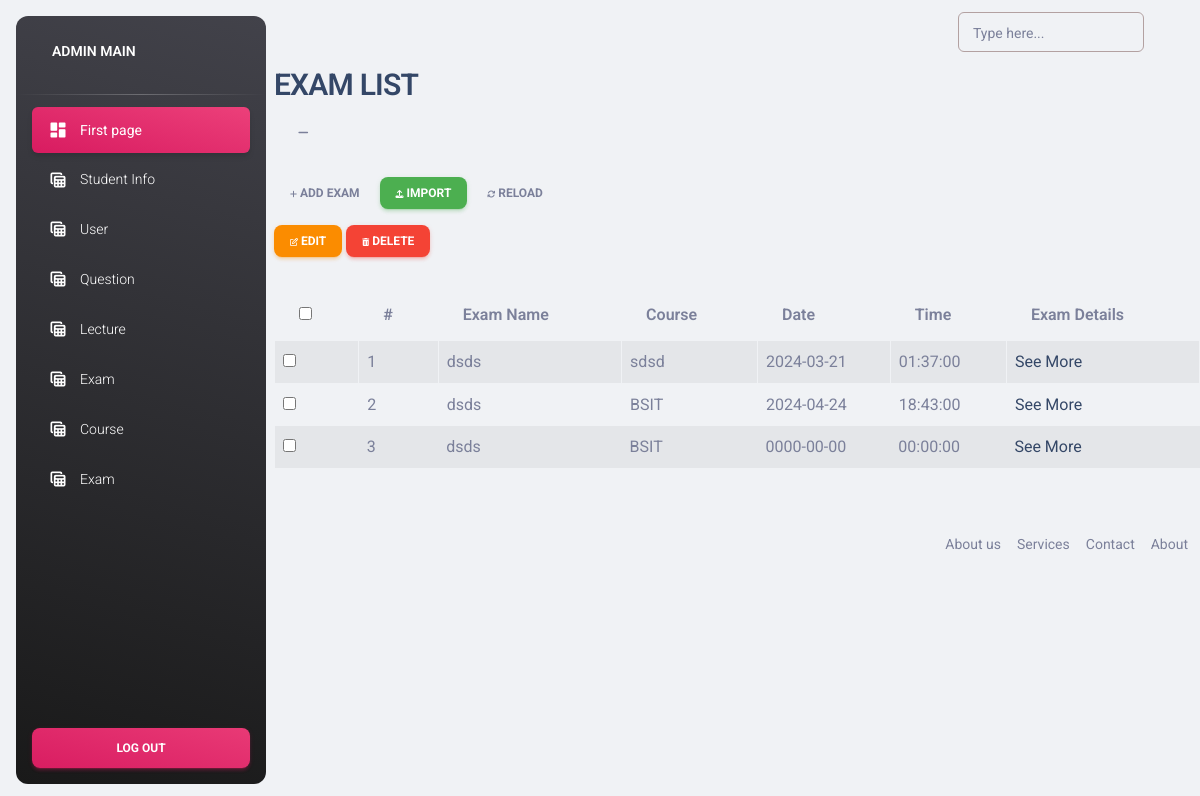
Screenshot of /admin/list_exam.php (signed in) with the database file from the repository.
### tables this page shows
CREATE TABLE `exams` (
  `id` int(11) NOT NULL,
  `exam_name` varchar(255) NOT NULL,
  `course` varchar(255) NOT NULL,
  `date` date NOT NULL,
  `time` time NOT NULL
);

### admin/list_exam.php (the view, shortened to what this page needs)
<?php include('includes/headeradmin.php'); ?>
<?php include('../database/dbcon.php'); ?>
<div class="box">
    <div class="box-header with-border">
        <h3 class="box-title">EXAM LIST</h3>
        <div class="box-tools pull-right">
            <button type="button" class="btn btn-box-tool" data-widget="collapse"><i class="fa fa-minus"></i></button>
        </div>
    </div>
    <div class="box-body">
        <div class="mt-2 mb-3">
            <button type="button" class="btn btn-sm btn-flat bg-blue" onclick="toggleAddExamForm()"><i class="fa fa-plus"></i> Add Exam</button>
            <a href="#" class="btn btn-sm btn-flat btn-success"><i class="fa fa-upload"></i> Import</a>
            <button type="button" onclick="reload_ajax()" class="btn btn-sm bg-maroon btn-flat btn-default"><i class="fa fa-refresh"></i> Reload</button>
            <div class="pull-right">
                <button onclick="bulk_edit()" class="btn btn-sm btn-flat btn-warning" type="button"><i class="fa fa-edit"></i> Edit</button>
                <button onclick="bulk_delete()" class="btn btn-sm btn-flat btn-danger" type="button"><i class="fa fa-trash"></i> Delete</button>
            </div>
        </div>
        <table id="exams" class="w-100 table table-striped table-bordered table-hover">
            <thead>
                <tr>
                    <th><input type="checkbox" id="select-all-checkbox"></th>
                    <th>#</th>
                    <th>Exam Name</th>
                    <th>Course</th>
                    <th>Date</th>
                    <th>Time</th>
                    <th>Exam Details</th>
                </tr>
            </thead>
            <tbody>
                <?php
                $sql = "SELECT * FROM exams";
                $result = mysqli_query($con, $sql);
                while ($row = mysqli_fetch_assoc($result)) {
                ?>
                    <tr>
                        <td><input type="checkbox" class="checkbox-item" data-id="<?php echo $row['id']; ?>"></td>
                        <td><?php echo $row['id']; ?></td>
                        <td><?php echo $row['exam_name']; ?></td>
                        <td><?php echo $row['course']; ?></td>
                        <td><?php echo $row['date']; ?></td>
                        <td><?php echo $row['time']; ?></td>
                        <td><a href="list_examDetials.php?id=<?php echo $row['id']; ?>">See More</a></td>
                    </tr>
                <?php } ?>
            </tbody>
        </table>
    </div>
</div>
<?php include('includes/footer.php'); ?>

### rows the page displays
exams: id "1", exam_name "dsds", course "sdsd", date "2024-03-21", time "01:37:00"
exams: id "2", exam_name "dsds", course "BSIT", date "2024-04-24", time "18:43:00"
exams: id "3", exam_name "dsds", course "BSIT", date "0000-00-00", time "00:00:00"
